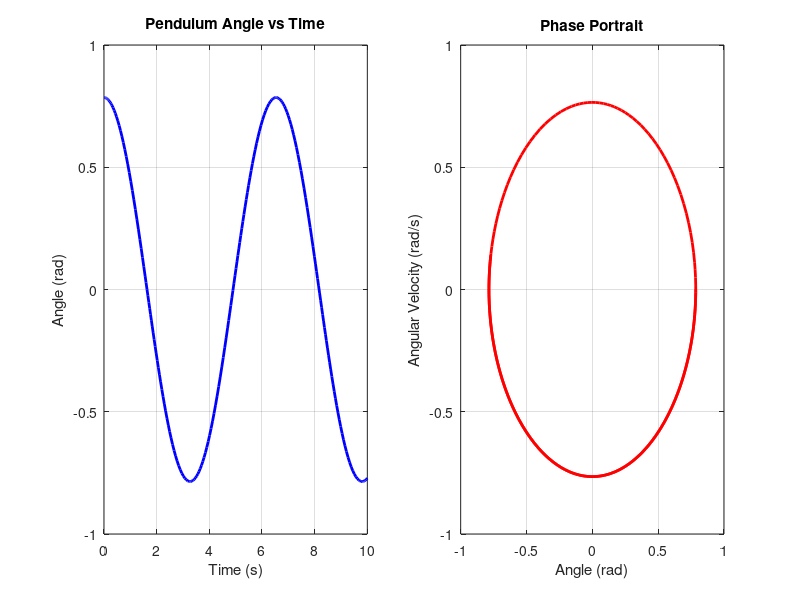

Write MATLAB code to recreate this figure.
% MATLAB ODE Simulation Template
% Usage: Modify the ODE function and initial conditions

%% Define the ODE system
% dy/dt = f(t, y)
% Example: Simple pendulum: d²θ/dt² + sin(θ) = 0
ode_func = @(t, y) [y(2); -sin(y(1))];

%% Simulation parameters
tspan = [0 10];      % Time interval [t0 tf]
y0 = [pi/4; 0];      % Initial conditions [theta; d_theta/dt]

%% Solve ODE
% Choose solver based on problem type:
% - ode45: General purpose (Runge-Kutta), non-stiff
% - ode15s: Stiff systems
% - ode23: Lower accuracy, faster
% - ode113: Variable order, high accuracy

options = odeset('RelTol', 1e-6, 'AbsTol', 1e-8);
[t, y] = ode45(ode_func, tspan, y0, options);

%% Visualize results
figure('Position', [100, 100, 1000, 600]);

subplot(1, 2, 1);
plot(t, y(:,1), 'b-', 'LineWidth', 2);
xlabel('Time (s)');
ylabel('Angle (rad)');
title('Pendulum Angle vs Time');
grid on;

subplot(1, 2, 2);
plot(y(:,1), y(:,2), 'r-', 'LineWidth', 2);
xlabel('Angle (rad)');
ylabel('Angular Velocity (rad/s)');
title('Phase Portrait');
grid on;

set(gcf, 'Color', 'w');

%% For stiff systems, use ode15s
% [t, y] = ode15s(ode_func, tspan, y0, options);
